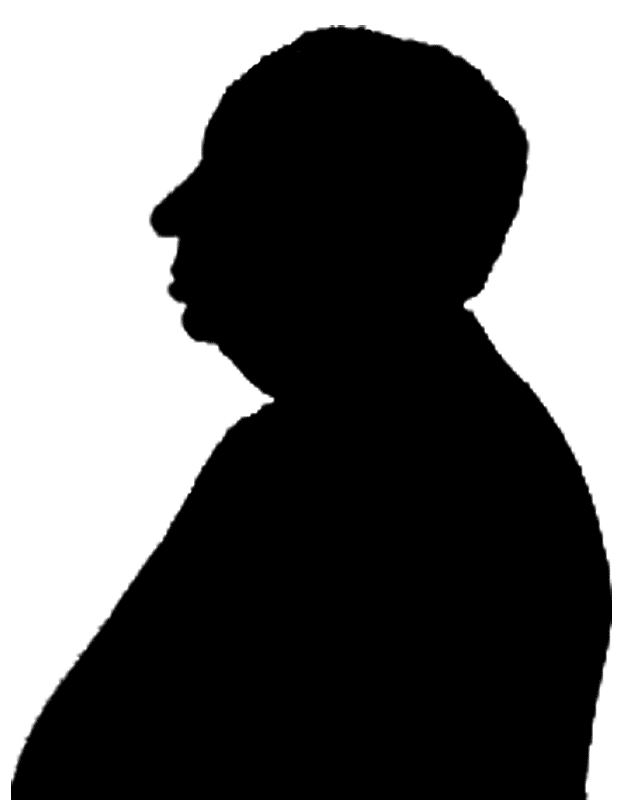
#> input picture Exercises2X/Test/hitchcock.png, 623 x 800 px
$ python Exercise2-1.py Test/hitchcock.png out.png
#> lines starting #> are read from the running program, lines starting #| are printed output that depends on the picture; after the words box and inside, x2 and y2 are one past the last pixel; in counts of white or black regions, pixels touching at a corner belong together
import cv2
import sys
import numpy as np

def erosion (img1, size):
    imgOut= img1.copy()
    for row in range(img1.shape[0]):
        for colum in range (img1.shape[1]):
            elems= img1[0 if row-size < 0 else row-size:row+size if row+size > img1.shape[0] else row+size+1,\
                0 if colum-size < 0 else colum-size:colum+size if colum+size > img1.shape[1] else colum+size+1]
            imgOut[row,colum]= np.min(elems)
    return imgOut

def dilation (image, size):
    imgOut= image.copy()
    for row in range(image.shape[0]):
        for colum in range (image.shape[1]):
            elems= image[0 if row-size < 0 else row-size:row+size if row+size > image.shape[0] else row+size+1,\
                0 if colum-size < 0 else colum-size:colum+size if colum+size > image.shape[1] else colum+size+1]
            imgOut[row,colum]= np.max(elems)
    return imgOut

def subtraction(img1, img2):
    imgOut= img1.copy()
    for row in range(img1.shape[0]):
        for colum in range (img1.shape[1]):
            imgOut[row, colum] = img1[row, colum] - img2[row, colum]
    return imgOut

def coutnFlatZones (img1):
        # Variable to count the result
    flatZoneLabel= 1

    # Output image is created and initialized
    imgOut= np.zeros((img1.shape[0],img1.shape[1]), np.uint32)

    #We itereate over the image
    for row in range(img1.shape[0]):
        for colum in range (img1.shape[1]):

            #if the pixel has not been treated we do the flatzone of these one
            if imgOut [row,colum] == 0:

                # The value of pixel t is output image is labeled as flat zone
                imgOut[row,colum]= flatZoneLabel

                #Creation of the flatzone waiting queue
                flatzone =[]

                #Initialization of flatozne with pixel t
                flatzone.append((row,colum))

                #while the flatzone is not empty
                while len(flatzone)!=0:
                    p = flatzone.pop()
                    #for all neighbors p'
                    for rowFlatZone in range(0 if p[0] == 0 else p[0]-1, p[0]+1 if p[0] == img1.shape[0]-1 else p[0]+2):
                        for columFlatZone in range(0 if p[1] == 0 else p[1]-1, p[1]+1 if p[1] == img1.shape[1]-1 else p[1]+2):
                            # the the pixel p' belongs to x's flat zone and has not been treated
                            # the pixel p' is labeld as flat zone and inserted into the queue
                            if ((img1[rowFlatZone,columFlatZone] == img1[row,colum]) and (imgOut[rowFlatZone,columFlatZone] == 0)):
                                imgOut [rowFlatZone,columFlatZone] = flatZoneLabel
                                flatzone.append((rowFlatZone,columFlatZone))
                # Increment of flatZoneLabel
                flatZoneLabel +=1
    return flatZoneLabel-1

'''
if len(sys.argv) != 2:
    print("The call to the function is incorrect, 1 elements need to be introduced ")
    exit()
'''

img1 = cv2.imread(sys.argv[1], cv2.IMREAD_GRAYSCALE)
#> img1 is the input picture: shape (800, 623); min 0, max 255, mean 102.9

ero = erosion(img1, 2)
#> after the loop in erosion, `for row in range(img1.shape[0]):`:
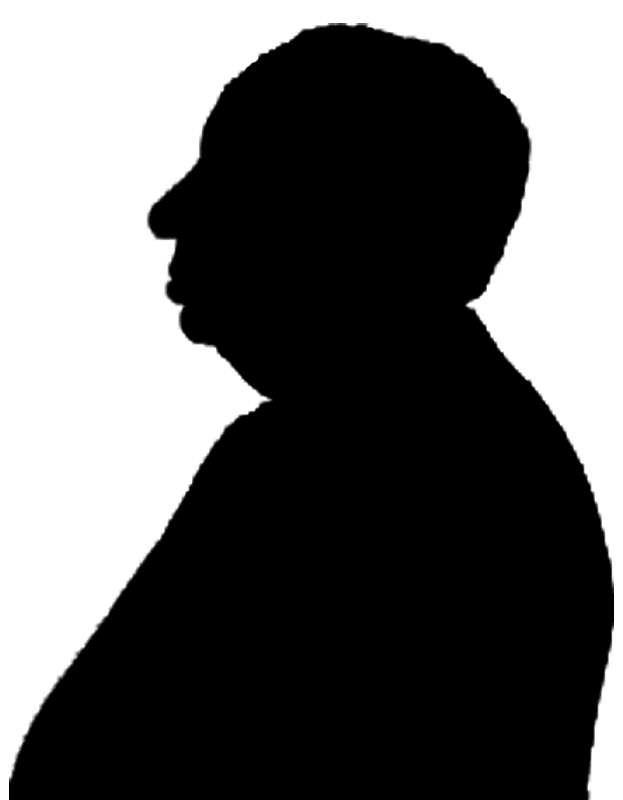
#> imgOut: shape (800, 623); 2.51% of pixels changed, all inside (x1, y1, x2, y2) = (9, 23, 614, 800)
ero2 = dilation(ero, 1)
#> after the loop in dilation, `for row in range(image.shape[0]):`:
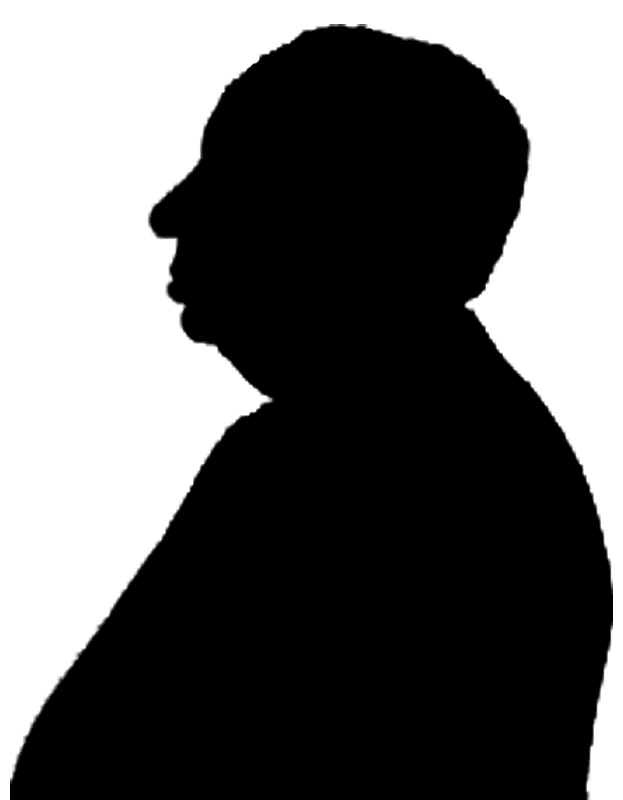
#> imgOut: shape (800, 623); 1.97% of pixels changed, all inside (x1, y1, x2, y2) = (9, 23, 614, 800)
sub = subtraction (img1, ero2)
#> after the loop in subtraction, `for row in range(img1.shape[0]):`:
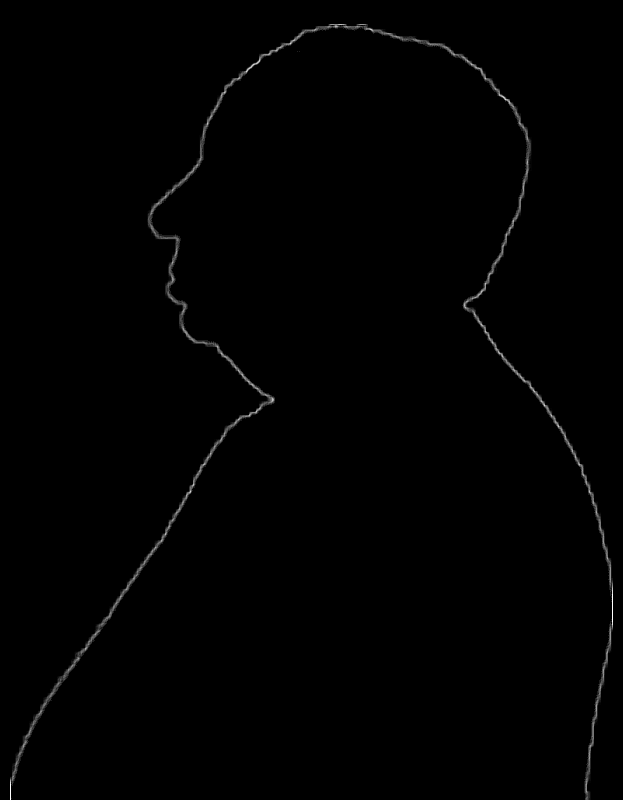
#> imgOut: shape (800, 623); min 0, max 255, mean 1.4
imgOut = erosion(sub, 1)
#> call 2 of erosion, with size = 1
#> after the loop in erosion (call 2), `for row in range(img1.shape[0]):`:
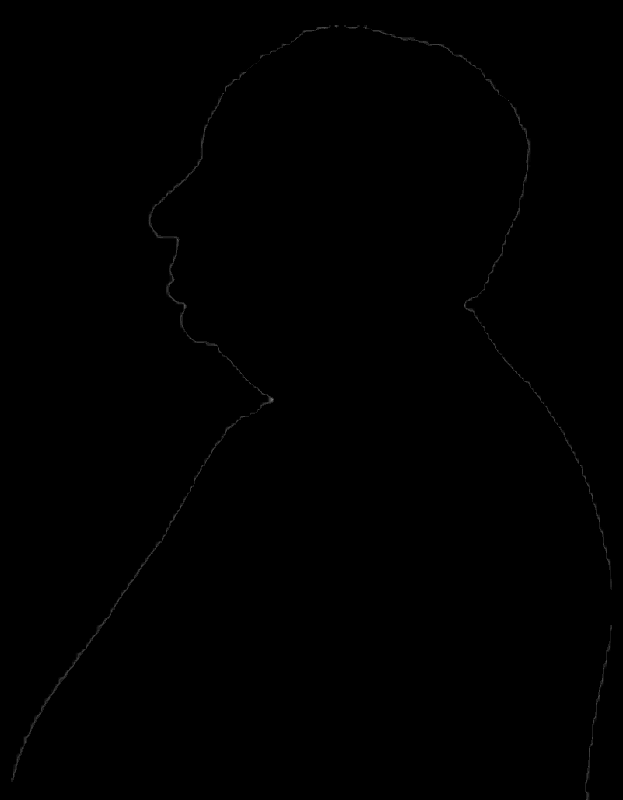
#> imgOut: shape (800, 623); 1.97% of pixels changed, all inside (x1, y1, x2, y2) = (10, 24, 613, 800)

print("The number of teeth is " + str(coutnFlatZones(imgOut)))
#> after the loop in coutnFlatZones, `for row in range(img1.shape[0]):`:
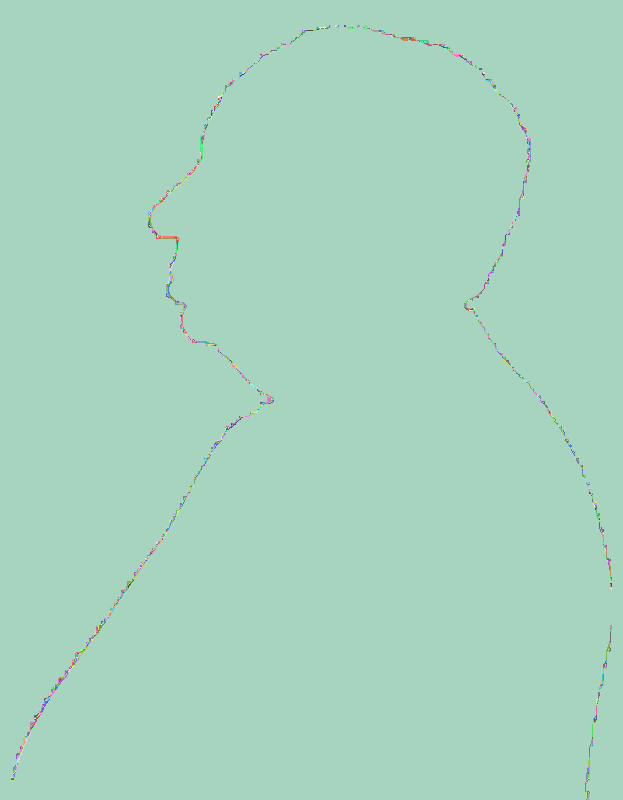
#> imgOut: shape (800, 623) uint32; 2212 distinct labels, from 1 to 2212; one colour per label, 0 black
#| The number of teeth is 2212

cv2.imwrite(sys.argv[2], imgOut)
